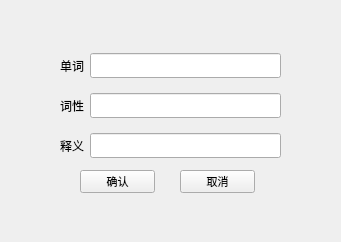
<?xml version="1.0" encoding="UTF-8"?>
<ui version="4.0">
 <class>insert</class>
 <widget class="QWidget" name="insert">
  <property name="geometry">
   <rect>
    <x>0</x>
    <y>0</y>
    <width>341</width>
    <height>242</height>
   </rect>
  </property>
  <property name="windowTitle">
   <string>Form</string>
  </property>
  <widget class="QWidget" name="horizontalLayoutWidget">
   <property name="geometry">
    <rect>
     <x>60</x>
     <y>50</y>
     <width>221</width>
     <height>31</height>
    </rect>
   </property>
   <property name="font">
    <font>
     <family>新宋体</family>
     <pointsize>9</pointsize>
    </font>
   </property>
   <layout class="QHBoxLayout" name="horizontalLayout">
    <item>
     <widget class="QLabel" name="label">
      <property name="font">
       <font>
        <family>新宋体</family>
        <pointsize>9</pointsize>
       </font>
      </property>
      <property name="text">
       <string>单词</string>
      </property>
     </widget>
    </item>
    <item>
     <widget class="QLineEdit" name="lineEdit">
      <property name="font">
       <font>
        <family>新宋体</family>
        <pointsize>9</pointsize>
       </font>
      </property>
     </widget>
    </item>
   </layout>
  </widget>
  <widget class="QWidget" name="horizontalLayoutWidget_2">
   <property name="geometry">
    <rect>
     <x>60</x>
     <y>90</y>
     <width>221</width>
     <height>31</height>
    </rect>
   </property>
   <property name="font">
    <font>
     <family>新宋体</family>
     <pointsize>9</pointsize>
    </font>
   </property>
   <layout class="QHBoxLayout" name="horizontalLayout_2">
    <item>
     <widget class="QLabel" name="label_2">
      <property name="font">
       <font>
        <family>新宋体</family>
        <pointsize>9</pointsize>
       </font>
      </property>
      <property name="text">
       <string>词性</string>
      </property>
     </widget>
    </item>
    <item>
     <widget class="QLineEdit" name="lineEdit_2">
      <property name="font">
       <font>
        <family>新宋体</family>
        <pointsize>9</pointsize>
       </font>
      </property>
     </widget>
    </item>
   </layout>
  </widget>
  <widget class="QWidget" name="horizontalLayoutWidget_3">
   <property name="geometry">
    <rect>
     <x>60</x>
     <y>130</y>
     <width>221</width>
     <height>31</height>
    </rect>
   </property>
   <property name="font">
    <font>
     <family>新宋体</family>
     <pointsize>9</pointsize>
    </font>
   </property>
   <layout class="QHBoxLayout" name="horizontalLayout_3">
    <item>
     <widget class="QLabel" name="label_3">
      <property name="font">
       <font>
        <family>新宋体</family>
        <pointsize>9</pointsize>
       </font>
      </property>
      <property name="text">
       <string>释义</string>
      </property>
     </widget>
    </item>
    <item>
     <widget class="QLineEdit" name="lineEdit_3">
      <property name="font">
       <font>
        <family>新宋体</family>
        <pointsize>9</pointsize>
       </font>
      </property>
     </widget>
    </item>
   </layout>
  </widget>
  <widget class="QPushButton" name="pushButton_insert">
   <property name="geometry">
    <rect>
     <x>80</x>
     <y>170</y>
     <width>75</width>
     <height>23</height>
    </rect>
   </property>
   <property name="font">
    <font>
     <pointsize>8</pointsize>
     <weight>50</weight>
     <bold>false</bold>
    </font>
   </property>
   <property name="text">
    <string>确认</string>
   </property>
  </widget>
  <widget class="QPushButton" name="pushButton_2_insert">
   <property name="geometry">
    <rect>
     <x>180</x>
     <y>170</y>
     <width>75</width>
     <height>23</height>
    </rect>
   </property>
   <property name="font">
    <font>
     <pointsize>8</pointsize>
     <weight>50</weight>
     <bold>false</bold>
    </font>
   </property>
   <property name="text">
    <string>取消</string>
   </property>
  </widget>
 </widget>
 <resources/>
 <connections/>
</ui>
